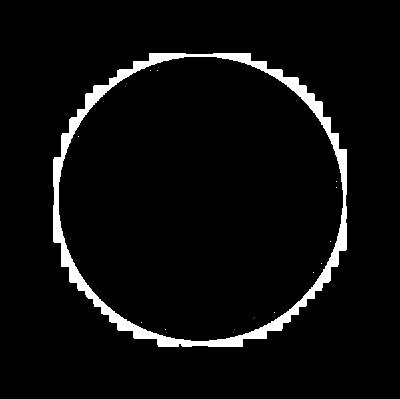
#> input picture GaussianOutput.jpg, 400 x 399 px
$ python gaussian.py
#> lines starting #> are read from the running program, lines starting #| are printed output that depends on the picture; after the words box and inside, x2 and y2 are one past the last pixel; in counts of white or black regions, pixels touching at a corner belong together
#> the answer given: GaussianOutput.jpg
#> the answer given: 3
#> the answer given: 3
#> the answer given: out.png
from PIL import Image
import numpy as np
import multiprocessing
import concurrent.futures
from timeit import default_timer as timer

def normal_dist(x, mean, std):
    return (1 / (std * np.sqrt(2 * np.pi))) * np.exp(-0.5 * ((x - mean) / std) ** 2)

def forloop_image(img,empty_image,x,height,width,radius):
    widthpixels = []
    for y in range(height):
            sum_r = 0
            sum_g = 0
            sum_b = 0
            std_r = []
            std_g = []
            std_b = []
            av_count = 0
            for i in range(-radius, radius + 1):
                for j in range(-radius, radius + 1):
                    if x + i >= 0 and x + i < width and y + j >= 0 and y + j < height:
                        av_count += 1
                        sum_r += img.getpixel((x + i, y + j))[0]/255
                        sum_g += img.getpixel((x + i, y + j))[1]/255
                        sum_b += img.getpixel((x + i, y + j))[2]/255
                        std_r.append(img.getpixel((x + i, y + j))[0]/255)
                        std_g.append(img.getpixel((x + i, y + j))[1]/255)
                        std_b.append(img.getpixel((x + i, y + j))[2]/255)
            sum_r = int(sum_r/(av_count*av_count))
            sum_g = int(sum_g/(av_count*av_count))
            sum_b = int(sum_b/(av_count*av_count))
            mean_r = img.getpixel((x, y))[0]/255
            mean_g = img.getpixel((x, y))[1]/255
            mean_b = img.getpixel((x, y))[2]/255
            change = 0.000005
            s_r = np.std(std_r)
            s_g = np.std(std_g)
            s_b = np.std(std_b)
            if s_r != 0 and np.std(std_g) != 0 and np.std(std_b) != 0:

                if normal_dist(sum_r, mean_r, s_r) > s_r:
                    sum_r = 0
                else:
                    sum_r = 255
                if normal_dist(sum_g, mean_g, s_g) > s_g:
                    sum_g = 0
                else:
                    sum_g = 255
                if normal_dist(sum_b, mean_b, s_b) > s_b:
                    sum_b = 0
                else:
                    sum_b = 255
            widthpixels.append([sum_r, sum_g, sum_b])
    return widthpixels

def distance_image(image_path:str, radius:int = 1, scale:int = 1, output:str = 'GaussianOutput.jpg')->None:
    '''This function takes in an image path, radius, scale and output file name and returns a new image with the gaussian filter applied to it.'''
#> called with image_path = 'GaussianOutput.jpg', radius = 3, scale = 3, output = 'out.png'
    start = timer()
    img = Image.open(image_path)
#> img is the input picture: PIL image 400x399 RGB; mean R, G, B 12, 12, 12
    width, height = img.size
#> width = 400; height = 399
    img=img.resize((int(width/scale),int(height/scale)))
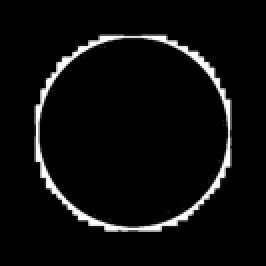
#> img: PIL image 133x133 RGB (shown 2 times larger); mean R, G, B 12, 12, 12
    width, height = img.size
#> width = 133; height = 133
    img = img.convert("RGB")
    empty_image = Image.new("RGB", (width, height), "white")
#> empty_image: PIL image 133x133 RGB; every value is 255


    with concurrent.futures.ProcessPoolExecutor() as executor:
        futures = []
        results = []
        for x in range(width):
            future = executor.submit(forloop_image, img, empty_image, x, height, width, radius)
            results.append([x, future])
            futures.append(future)
#> after the loop, futures = 133 items; results = 133 items

        # Wait for all the futures to complete
        concurrent.futures.wait(futures)
        for result in results:
            x = result[0]
            for y in range(height):
                empty_image.putpixel((x, y), (result[1].result()[y][0], result[1].result()[y][1], result[1].result()[y][2]))
#> this loop made 133 passes
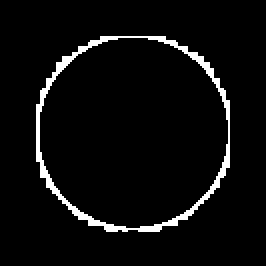
#> empty_image: PIL image 133x133 RGB (shown 2 times larger); 4.5% white in thin lines or dots, all inside (x1, y1, x2, y2) = (18, 18, 115, 116)
    print("calculation time:",timer()-start)
    empty_image.save(output)

if __name__ == "__main__":
    multiprocessing.freeze_support()
    image_path = input("Enter the path to the image: ")
    radius = int(input("Enter the radius: "))
    scale = int(input("Enter the scale: "))
    output = input("Enter the output file name: ")

    distance_image(image_path, radius, scale, output)
